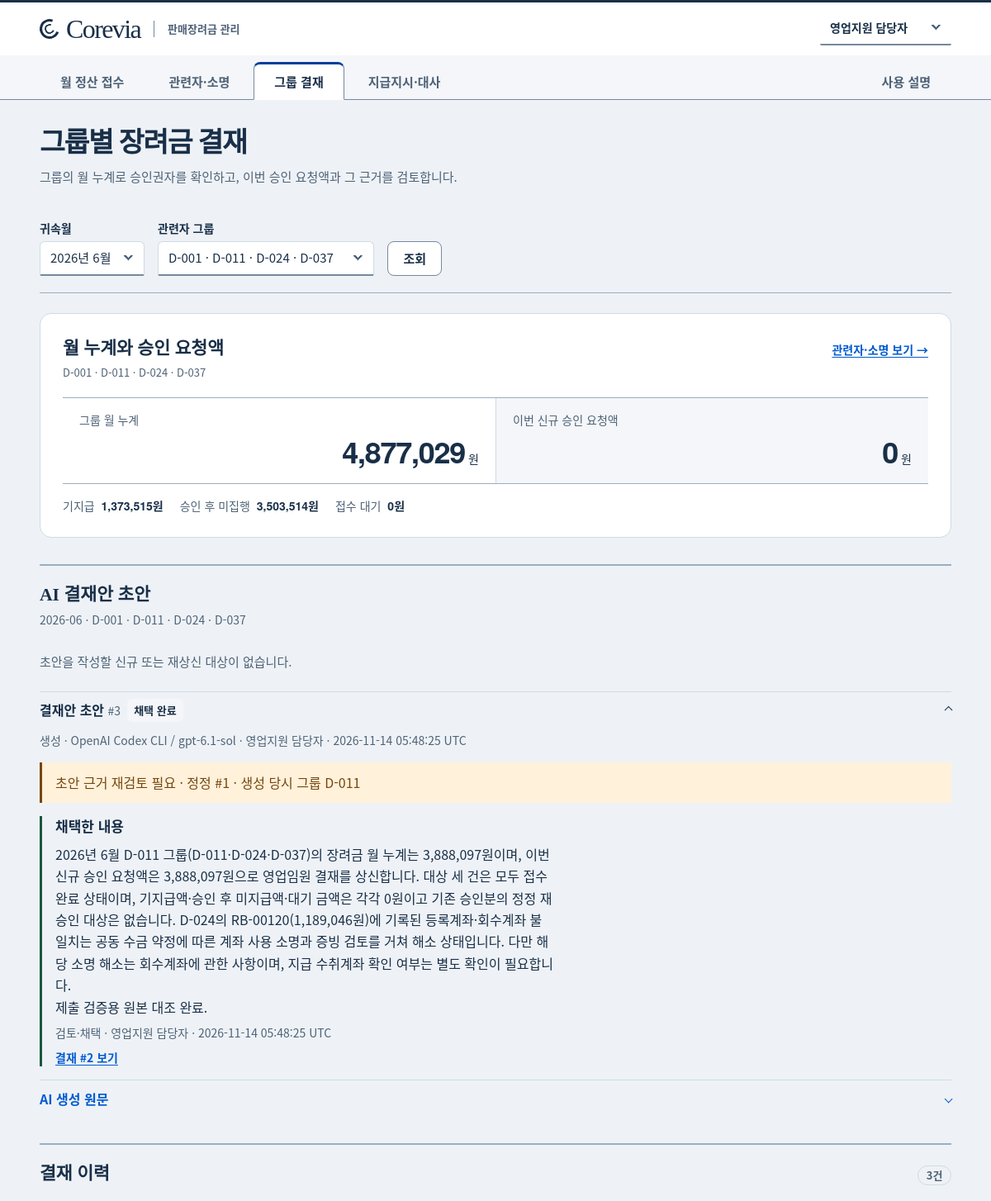
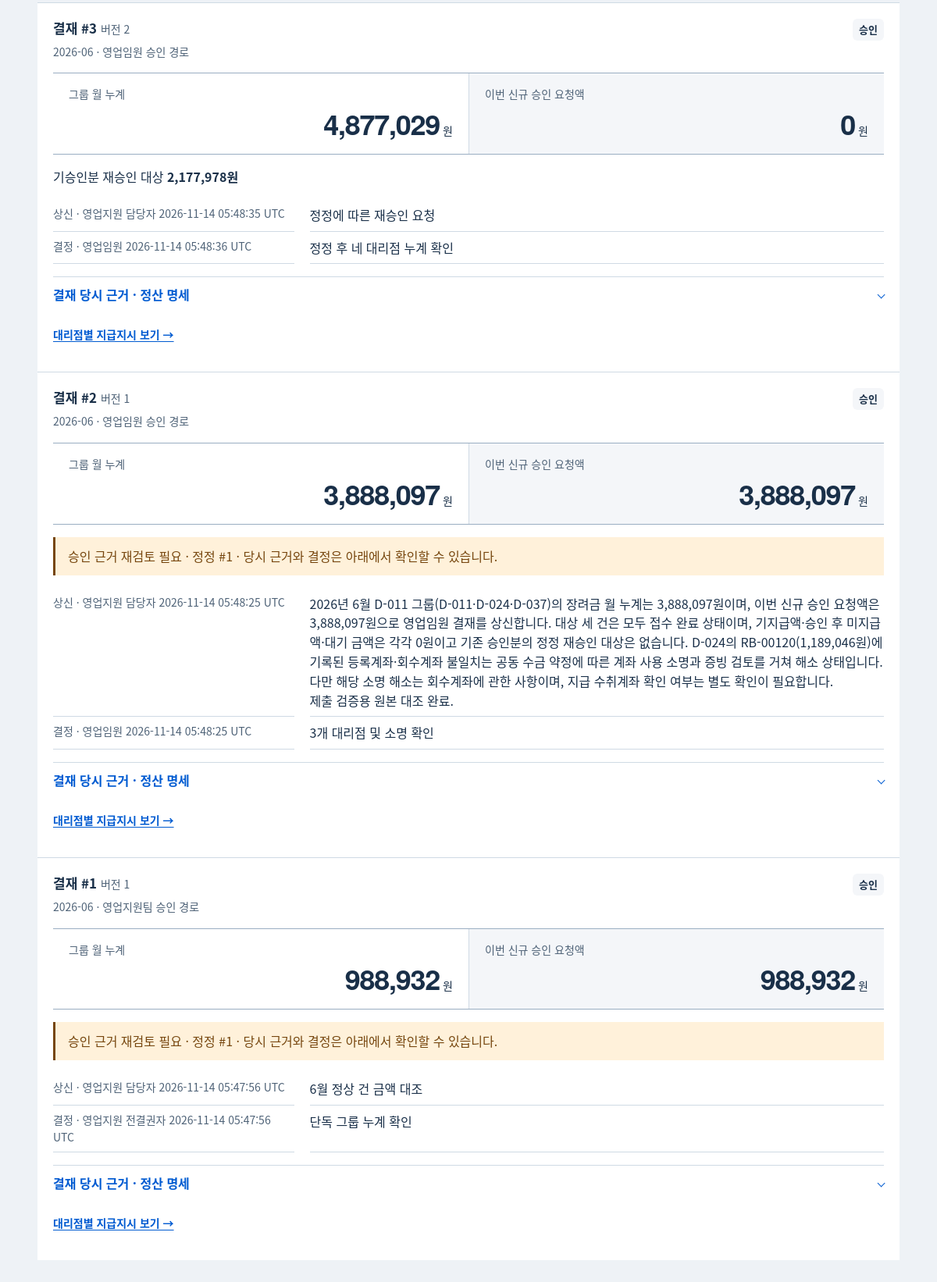
Screenshot of /approvals with the database file from the repository (2 pictures, top to bottom).
### tables this page shows
CREATE TABLE ai_drafts (
    draft_id INTEGER PRIMARY KEY,
    period_ym TEXT NOT NULL, group_id TEXT NOT NULL,
    kind TEXT NOT NULL CHECK(kind IN ('summary','question','proposal')),
    rebate_id TEXT REFERENCES rebates, previous_id INTEGER REFERENCES approvals,
    evidence_json TEXT NOT NULL, original_text TEXT NOT NULL,
    provider TEXT NOT NULL, model TEXT NOT NULL, request_id TEXT,
    created_by TEXT NOT NULL, created_at TEXT NOT NULL DEFAULT CURRENT_TIMESTAMP,
    adopted_text TEXT, adopted_by TEXT, adopted_at TEXT,
    case_id INTEGER UNIQUE REFERENCES explanations, approval_id INTEGER UNIQUE REFERENCES approvals
);

CREATE TABLE approvals (
    approval_id INTEGER PRIMARY KEY, period_ym TEXT NOT NULL, group_id TEXT NOT NULL,
    version INTEGER NOT NULL, previous_id INTEGER REFERENCES approvals,
    status TEXT NOT NULL, authority TEXT NOT NULL, monthly_total INTEGER NOT NULL,
    new_amount INTEGER NOT NULL, snapshot TEXT NOT NULL, decision_snapshot TEXT,
    note TEXT NOT NULL, submitted_by TEXT NOT NULL, submitted_at TEXT NOT NULL DEFAULT CURRENT_TIMESTAMP,
    decided_by TEXT, decided_role TEXT, decided_at TEXT, reason TEXT,
    UNIQUE(period_ym,group_id,version)
);

### app.py (the view)
    @app.get("/approvals")
    def approvals():
        return page("approvals", request.args.get("month"), request.args.get("group"))

### templates/approvals.html (shortened to what this page needs)
{% extends "work_base.html" %}
{% set section = 'approvals' %}
{% set title = '그룹 결재' %}
{% from 'work_forms.html' import money, selector, fields, feedback_box, role_label, time, amount_pair with context %}
{% block body %}
<section class="intro" aria-labelledby="page-title">
  <hgroup>
    <h1 id="page-title">그룹별 장려금 결재</h1>
    <p>그룹의 월 누계로 승인권자를 확인하고, 이번 승인 요청액과 그 근거를 검토합니다.</p>
  </hgroup>
</section>
{{ selector(section) }}
{% set chosen = overview.groups|selectattr('group_id','equalto',selected_group)|first if overview else none %}
{% if chosen %}
{% set team = actor.role in ('staff','lead') %}
{% set history = approvals %}
{% set pending = history|selectattr('group_id','equalto',selected_group)|selectattr('status','equalto','승인 대기')|first %}
{% set supplements = history|selectattr('group_id','equalto',selected_group)|rejectattr('review_required')|selectattr('status','equalto','보완 요청')|selectattr('can_resubmit')|list %}
{% set grouped_rows = overview.rows|selectattr('group_id','equalto',selected_group)|list %}
{% set grouped_ids = grouped_rows|map(attribute='rebate_id')|list %}
{% set source_issues = overview.issues|selectattr('rebate_id','in',grouped_ids)|list %}
{% set included_ids = grouped_rows|selectattr('bucket','in',('review_amount','paid_amount','approved_amount'))|map(attribute='rebate_id')|list %}
{% set blockers = cases|selectattr('rebate_id','in',included_ids)|selectattr('required')|rejectattr('status','equalto','해소')|list %}
{% set review = grouped_rows|selectattr('bucket','equalto','review_amount')|list %}
{% set registration_reviews = correction_tasks|selectattr('current_group_id','equalto',selected_group)|selectattr('kind','equalto','reapproval')|selectattr('status','equalto','open')|list %}
{% set reapprovals = (basis_reviews|default([])|selectattr('queue_kind','equalto','reapproval')|list) + registration_reviews %}
{% set reapproval_lines = reapprovals|unique(attribute='rebate_id')|list %}
{% set unreceived = grouped_rows|selectattr('bucket','equalto','pending_amount')|list %}
<section class="work-card">
  <div class="work-heading"><div><h2>월 누계와 승인 요청액</h2><p class="identifiers">{{ chosen.members|join(' · ') }}</p></div>
    <a class="work-link" href="{{ url_for('cases', month=month, group=selected_group) }}">관련자·소명 보기 →</a></div>
  {{ amount_pair(chosen.total, chosen.review_amount) }}
  <div class="fact-strip"><span>기지급 <strong>{{ money(chosen.paid_amount) }}원</strong></span><span>승인 후 미집행 <strong>{{ money(chosen.approved_amount) }}원</strong></span><span>접수 대기 <strong>{{ money(chosen.pending_amount) }}원</strong></span></div>
</section>
{% include 'ai_drafts.html' %}
<section class="work-card">
  <div class="work-heading"><h2>결재 이력</h2><span class="count">{{ history|length }}건</span></div>
  {% for doc in history %}
  {% set basis = doc.decision_snapshot or doc.snapshot %}
  <article class="history-item" id="approval-{{ doc.approval_id }}">
    <div class="item-heading"><h3>결재 #{{ doc.approval_id }} <small>버전 {{ doc.version }}</small></h3><span class="status-tag">{{ doc.status }}</span></div>
    <p class="item-meta">{{ doc.period_ym }} · {{ doc.authority }} 승인 경로{% if doc.previous_id %} · 이전 결재 #{{ doc.previous_id }}{% endif %}</p>
    {{ amount_pair(doc.monthly_total, doc.new_amount) }}
    {% if doc.review_required %}<p class="attention">승인 근거 재검토 필요{% if doc.correction_ids %} · 정정 #{{ doc.correction_ids|join(', #') }}{% endif %}{% if doc.basis_changed %} · 이후 월 심사 명세 변경{% endif %} · 당시 근거와 결정은 아래에서 확인할 수 있습니다.</p>{% endif %}
    {% if basis.reapproval_amount %}<p>기승인분 재승인 대상 <b>{{ money(basis.reapproval_amount) }}원</b></p>{% endif %}
    <dl class="log">
      <dt>상신 · {{ role_label(doc.submitted_by) }} {{ time(doc.submitted_at) }}</dt><dd>{{ doc.note }}</dd>
      {% if doc.decided_by %}<dt>결정 · {{ role_label(doc.decided_by) }} {{ time(doc.decided_at) }}</dt><dd>{{ doc.reason }}</dd>{% endif %}
    </dl>
    <details class="record-detail">
      <summary>결재 당시 근거 · 정산 명세 <i class="chevron"></i></summary>
    </details>
    {% if doc.status == '승인' %}<p class="next-action"><a class="work-link" href="{{ url_for('payments', month=month, group=selected_group) }}">대리점별 지급지시 보기 →</a></p>{% endif %}
  </article>
  {% else %}<p class="empty-copy">이 그룹의 결재 기록이 없습니다.</p>{% endfor %}
</section>
{% else %}<p class="empty-copy">선택한 월에 조회할 그룹이 없습니다.</p>{% endif %}
{% endblock %}

### templates/work_forms.html (shortened to what this page needs)
{% macro money(value) -%}{{ '{:,}'.format(value) }}{%- endmacro %}
{% macro period(value) -%}{{ value[:4] }}년 {{ value[5:]|int }}월{%- endmacro %}
{% macro selector(endpoint, all_groups=false) -%}
<form method="get" action="{{ url_for(endpoint) }}" class="work-selector">
  <label>귀속월<select name="month">
    {% for item in months|reverse %}<option value="{{ item }}"{% if item == month %} selected{% endif %}>{{ period(item) }}</option>{% endfor %}
  </select></label>
  <label>관련자 그룹<select name="group">
    {% if overview %}{% for g in overview.groups %}
      <option value="{{ g.group_id }}"{% if g.group_id == selected_group %} selected{% endif %}>{{ g.members|join(' · ') }}{% if g.members|length == 1 and names %} · {{ names[0].agency_name }}{% endif %}</option>
    {% endfor %}{% endif %}
  </select></label>
  <button type="submit" class="secondary">조회</button>
</form>
{%- endmacro %}
{% macro role_label(user_id) -%}
  {% set person = users|selectattr('user_id','equalto',user_id)|first %}
  {{ person.label if person else (user_id or '—') }}
{%- endmacro %}
{% macro time(value) -%}
  {% if value %}<time datetime="{{ value }}">{{ value[:19]|replace('T',' ') }} UTC</time>{% endif %}
{%- endmacro %}
{% macro amount_pair(total, requested) -%}
<dl class="amount-pair">
  <div><dt>그룹 월 누계</dt><dd>{{ money(total) }}<small>원</small></dd></div>
  <div><dt>이번 신규 승인 요청액</dt><dd>{{ money(requested) }}<small>원</small></dd></div>
</dl>
{%- endmacro %}

### templates/ai_drafts.html (shortened to what this page needs)
{% from 'work_forms.html' import fields, role_label, time with context %}
{% set names = {'summary':'근거 요약', 'question':'소명 질문', 'proposal':'결재안 초안'} %}
{% set kinds = ('summary', 'question') if section == 'cases' else ('proposal',) %}
{% set drafts = ai_drafts|default([])|selectattr('kind','in',kinds)|list %}
<section class="work-card draft-panel" id="ai-drafts" aria-labelledby="draft-heading">
  <div class="work-heading">
    <div><h2 id="draft-heading">{{ 'AI 근거 요약·소명 질문' if section == 'cases' else 'AI 결재안 초안' }}</h2>
      <p class="draft-context">{{ month }} · {{ chosen.members|join(' · ') }}</p>
    </div>
  </div>
  {% if team %}
    <div class="draft-generate">
      {% if section == 'cases' %}
      <form class="form-stack" method="post" action="/cases/ai/generate" data-generates-draft>
        {{ fields() }}<input type="hidden" name="kind" value="summary">
        <p>그룹의 연결 근거, 금액, 계좌 차이와 소명 답변을 요약합니다.</p>
        <button class="secondary">근거 요약 생성</button>
      </form>
      {% if requestable %}
      {% set suggested = requestable|selectattr('needs_check')|first %}
      <form class="form-stack" method="post" action="/cases/ai/generate" data-generates-draft>
        {{ fields() }}<input type="hidden" name="kind" value="question">
        <label>질문할 정산건<select name="rebate_id" required>
          {% for line in requestable %}<option value="{{ line.rebate_id }}"{% if suggested and suggested.rebate_id == line.rebate_id %} selected{% endif %}>{{ line.agency_id }} · {{ line.rebate_id }}{% if line.needs_check %} · 확인 필요{% endif %}</option>{% endfor %}
        </select></label>
        <button class="secondary">소명 질문 생성</button>
      </form>
      {% endif %}
      {% else %}
      {% set revisable = history|selectattr('can_resubmit')|list %}
      {% if review or revisable or reapprovals %}
      <form class="form-stack" method="post" action="/approvals/ai/generate" data-generates-draft>
        {{ fields() }}<input type="hidden" name="kind" value="proposal">
        {% if revisable %}
        <label>상신 대상<select name="previous_id">
          {% if (review or reapprovals) and not pending and not supplements %}<option value="">현재 그룹 상신</option>{% endif %}
          {% for doc in revisable %}<option value="{{ doc.approval_id }}">결재 #{{ doc.approval_id }} · 버전 {{ doc.version }} 재상신 · {{ doc.status }}</option>{% endfor %}
        </select></label>
        {% else %}<p>그룹 월 누계, 이번 승인 요청액, 연결 근거와 소명 결과로 상신 사유를 작성합니다.</p>{% endif %}
        <button class="secondary">결재안 초안 생성</button>
      </form>
      {% else %}
      <p class="empty-copy">초안을 작성할 신규 또는 재상신 대상이 없습니다.</p>
      {% endif %}
      {% endif %}
    </div>
  {% endif %}
  {% for draft in drafts %}
  {% set returned = draft_input is defined and draft_input and draft_input.draft_id == draft.draft_id %}
  <details class="draft-entry" id="draft-{{ draft.draft_id }}"{% if loop.first or returned %} open{% endif %}>
    <summary>
      <span><strong>{{ names[draft.kind] }}</strong> <small>#{{ draft.draft_id }}{% if draft.rebate_id %} · {{ draft.rebate_id }}{% endif %}</small></span>
      <span class="status-tag">{{ '채택 완료' if draft.adopted_at else '검토 대기' }}</span>
      <i class="chevron"></i>
    </summary>
    <div class="draft-body">
      <p class="item-meta">생성 · {{ draft.provider }} / {{ draft.model }} · {{ role_label(draft.created_by) }} · {{ time(draft.created_at) }}</p>
      {% if draft.review_required %}<p class="attention">초안 근거 재검토 필요 · 정정 #{{ draft.correction_ids|join(', #') }} · 생성 당시 그룹 {{ draft.group_id }}</p>{% endif %}
      {% if draft.adopted_at %}
      <div class="draft-adopted">
        <h3>채택한 내용</h3>
        <p class="draft-text">{{ draft.adopted_text }}</p>
        <p class="item-meta">검토·채택 · {{ role_label(draft.adopted_by) }} · {{ time(draft.adopted_at) }}</p>
        {% if draft.case_id %}<a class="work-link" href="#case-{{ draft.case_id }}">소명 #{{ draft.case_id }} 보기</a>
        {% elif draft.approval_id %}<a class="work-link" href="#approval-{{ draft.approval_id }}">결재 #{{ draft.approval_id }} 보기</a>
        {% else %}<span class="item-meta">그룹 검토 메모 #{{ draft.draft_id }}</span>{% endif %}
      </div>
      {% endif %}
      <details class="record-detail"{% if not team and not draft.adopted_at %} open{% endif %}>
        <summary>AI 생성 원문 <i class="chevron"></i></summary>
      </details>
    </div>
  </details>
  {% else %}<p class="empty-copy">이 그룹에 저장된 AI 초안이 없습니다.</p>{% endfor %}
</section>

### rows the page displays
ai_drafts: kind "결재안 초안", draft_id "3", adopted_at "채택 완료", provider "OpenAI Codex CLI", model "gpt-6.1-sol", label "영업지원 담당자 영업지원 담당자", created_at "2026-11-14 05:48:25 2026-11-14 05:48:25", correction_ids "1", group_id "D-011", adopted_text "2026년 6월 D-011 그룹(D-011·D-024·D-037)의 장려금 월 누계는 3,888,097원이며, 이번 신규 승인 요청액은 3,888,097원으로 영업임원 결재를 상신합니다. 대상 세 건은 모두 접수 완료 상태이며, 기지급액·승인 후 미지급액·대기 금액은 각각 0원이고 기존 승인분의 정정 재승인 대상은 없습니다. D-024의 RB-00120(1,189,046원)에 기록된 등록계좌·회수계좌 불일치는 공동 수금 약정에 따른 계좌 사용 소명과 증빙 검토를 거쳐 해소 상태입니다. 다만 해당 소명 해소는 회수계좌에 관한 사항이며, 지급 수취계좌 확인 여부는 별도 확인이 필요합니다. 제출 검증용 원본 대조 완료.", approval_id "2"
approvals: approval_id "3", version "2", status "승인", period_ym "2026-06", authority "영업임원", monthly_total "4,877,029 0 2,177,978", label "영업지원 담당자 영업임원", submitted_at "2026-11-14 05:48:35 2026-11-14 05:48:36", note "정정에 따른 재승인 요청", reason "정정 후 네 대리점 누계 확인"
approvals: approval_id "2", version "1", status "승인", period_ym "2026-06", authority "영업임원", monthly_total "3,888,097 3,888,097", correction_ids "1", label "영업지원 담당자 영업임원", submitted_at "2026-11-14 05:48:25 2026-11-14 05:48:25", note "2026년 6월 D-011 그룹(D-011·D-024·D-037)의 장려금 월 누계는 3,888,097원이며, 이번 신규 승인 요청액은 3,888,097원으로 영업임원 결재를 상신합니다. 대상 세 건은 모두 접수 완료 상태이며, 기지급액·승인 후 미지급액·대기 금액은 각각 0원이고 기존 승인분의 정정 재승인 대상은 없습니다. D-024의 RB-00120(1,189,046원)에 기록된 등록계좌·회수계좌 불일치는 공동 수금 약정에 따른 계좌 사용 소명과 증빙 검토를 거쳐 해소 상태입니다. 다만 해당 소명 해소는 회수계좌에 관한 사항이며, 지급 수취계좌 확인 여부는 별도 확인이 필요합니다. 제출 검증용 원본 대조 완료.", reason "3개 대리점 및 소명 확인"
approvals: approval_id "1", version "1", status "승인", period_ym "2026-06", authority "영업지원팀", monthly_total "988,932 988,932", correction_ids "1", label "영업지원 담당자 영업지원 전결권자", submitted_at "2026-11-14 05:47:56 2026-11-14 05:47:56", note "6월 정상 건 금액 대조", reason "단독 그룹 누계 확인"

### other values shown
{{ label }} "월 정산 접수" "관련자·소명" "그룹 결재" "지급지시·대사"
{{ chosen.members|join(' · ') }} "D-001 · D-011 · D-024 · D-037"
{{ '{:,}'.format(value) }} "4,877,029 0 1,373,515 3,503,514 0"
{{ 'AI 근거 요약·소명 질문' if section == 'cases' else 'AI 결재안 초안' }} "AI 결재안 초안"
{{ month }} "2026-06"
{{ history|length }} "3"
form field user_id "영업지원 담당자"
form field month "2026년 6월"
form field group "D-001 · D-011 · D-024 · D-037"
